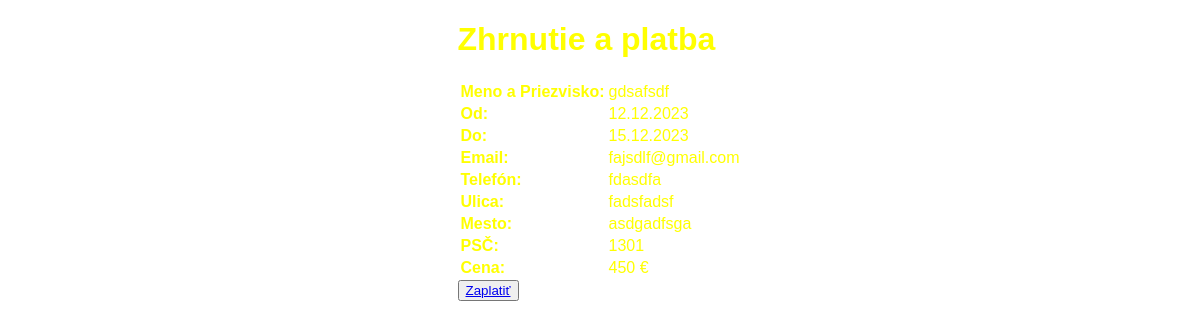
Screenshot of /order/1/ with the database file from the repository.
### viewer/models.py (models this page shows)
class Order(Model):
    property_object = ForeignKey(Property, on_delete=CASCADE)
    name_surname = CharField(max_length=200)
    email = EmailField()
    phone = CharField(max_length=20)
    date_from = DateField()
    date_to = DateField()
    address = CharField(max_length=100)
    city = CharField(max_length=100)
    postal = BigIntegerField()
    price = IntegerField(null=True, blank=True)
    paid = BooleanField(default=False)

### viewer/views.py (the view)
# urls.py: path('order/<int:order_id>/', order, name='order'),
def order(request, order_id):
    order_details = Order.objects.get(id=order_id)
    context = {
        'order': order_details,
    }
    return render(request, 'order.html', context)

### viewer/templates/order.html (shortened to what this page needs)
<!DOCTYPE html>
{% load static %}
<html lang="en">
<head>
    <link rel="stylesheet" href="{% static 'styles.css' %}">
    <link rel="stylesheet" href="https://cdnjs.cloudflare.com/ajax/libs/fancybox/3.5.7/jquery.fancybox.min.css" />
</head>
<body>
<div class="centered-container-column">
    <h1 class="page-title">Zhrnutie a platba</h1>
    <table class="order-table">
        <tr>
            <td><strong>Meno a Priezvisko:</strong></td>
            <td>{{ order.name_surname }}</td>
        </tr>
        <tr>
            <td><strong>Od:</strong></td>
            <td>{{ order.date_from|date:"d.m.Y" }}</td>
        </tr>
        <tr>
            <td><strong>Do:</strong></td>
            <td>{{ order.date_to|date:"d.m.Y" }}</td>
        </tr>
        <tr>
            <td><strong>Email:</strong></td>
            <td>{{ order.email }}</td>
        </tr>
        <tr>
            <td><strong>Telefón:</strong></td>
            <td>{{ order.phone }}</td>
        </tr>
        <tr>
            <td><strong>Ulica:</strong></td>
            <td>{{ order.address }}</td>
        </tr>
        <tr>
            <td><strong>Mesto:</strong></td>
            <td>{{ order.city }}</td>
        </tr>
        <tr>
            <td><strong>PSČ:</strong></td>
            <td>{{ order.postal }}</td>
        </tr>
        <tr>
            <td><strong>Cena:</strong></td>
            <td>{{ order.price }} €</td>
        </tr>
    </table>
    <button><a href="{% url 'end' %}">Zaplatiť</a></button>
</div>
</body>
</html>

### viewer/static/styles.css (style rules this page uses)
body { margin: 0; padding: 0; color: yellow; font-family: Arial, sans-serif; background-image: url('uploads/background.jpg'); background-size: cover; background-repeat: no-repeat; background-position: top left; display: flex; flex-direction: column; align-items: center; justify-content: center; }

### rows the page displays
Order: name_surname "gdsafsdf", date_from "12.12.2023", date_to "15.12.2023", email "fajsdlf@gmail.com", phone "fdasdfa", address "fadsfadsf", city "asdgadfsga", postal "1301", price "450"
